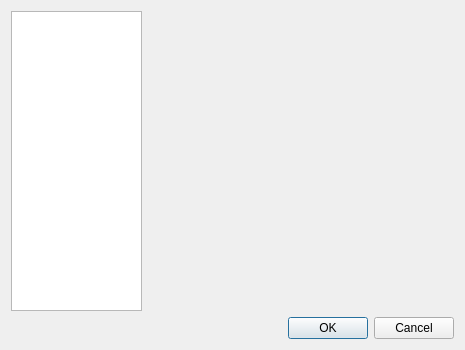
<?xml version="1.0" encoding="UTF-8"?>
<ui version="4.0">
 <class>AddPeripheral</class>
 <widget class="QDialog" name="AddPeripheral">
  <property name="geometry">
   <rect>
    <x>0</x>
    <y>0</y>
    <width>465</width>
    <height>337</height>
   </rect>
  </property>
  <property name="windowTitle">
   <string>Add Peripheral</string>
  </property>
  <layout class="QGridLayout" name="gridLayout">
   <item row="0" column="0">
    <widget class="QTreeWidget" name="peripherals">
     <property name="maximumSize">
      <size>
       <width>150</width>
       <height>16777215</height>
      </size>
     </property>
     <attribute name="headerVisible">
      <bool>false</bool>
     </attribute>
     <column>
      <property name="text">
       <string>Peripheral</string>
      </property>
     </column>
    </widget>
   </item>
   <item row="0" column="1">
    <widget class="ScreenObjectPreview" name="preview" native="true">
     <property name="sizePolicy">
      <sizepolicy hsizetype="Maximum" vsizetype="Maximum">
       <horstretch>0</horstretch>
       <verstretch>0</verstretch>
      </sizepolicy>
     </property>
     <property name="minimumSize">
      <size>
       <width>300</width>
       <height>300</height>
      </size>
     </property>
    </widget>
   </item>
   <item row="1" column="0" colspan="3">
    <widget class="QDialogButtonBox" name="buttonBox">
     <property name="orientation">
      <enum>Qt::Horizontal</enum>
     </property>
     <property name="standardButtons">
      <set>QDialogButtonBox::Cancel|QDialogButtonBox::Ok</set>
     </property>
    </widget>
   </item>
   <item row="0" column="2">
    <spacer name="horizontalSpacer">
     <property name="orientation">
      <enum>Qt::Horizontal</enum>
     </property>
     <property name="sizeHint" stdset="0">
      <size>
       <width>14</width>
       <height>20</height>
      </size>
     </property>
    </spacer>
   </item>
  </layout>
 </widget>
 <customwidgets>
  <customwidget>
   <class>ScreenObjectPreview</class>
   <extends>QWidget</extends>
   <header>ui/ScreenObjectPreview.h</header>
   <container>1</container>
  </customwidget>
 </customwidgets>
 <resources/>
 <connections>
  <connection>
   <sender>buttonBox</sender>
   <signal>accepted()</signal>
   <receiver>AddPeripheral</receiver>
   <slot>accept()</slot>
   <hints>
    <hint type="sourcelabel">
     <x>228</x>
     <y>274</y>
    </hint>
    <hint type="destinationlabel">
     <x>157</x>
     <y>274</y>
    </hint>
   </hints>
  </connection>
  <connection>
   <sender>buttonBox</sender>
   <signal>rejected()</signal>
   <receiver>AddPeripheral</receiver>
   <slot>reject()</slot>
   <hints>
    <hint type="sourcelabel">
     <x>316</x>
     <y>260</y>
    </hint>
    <hint type="destinationlabel">
     <x>286</x>
     <y>274</y>
    </hint>
   </hints>
  </connection>
 </connections>
</ui>
